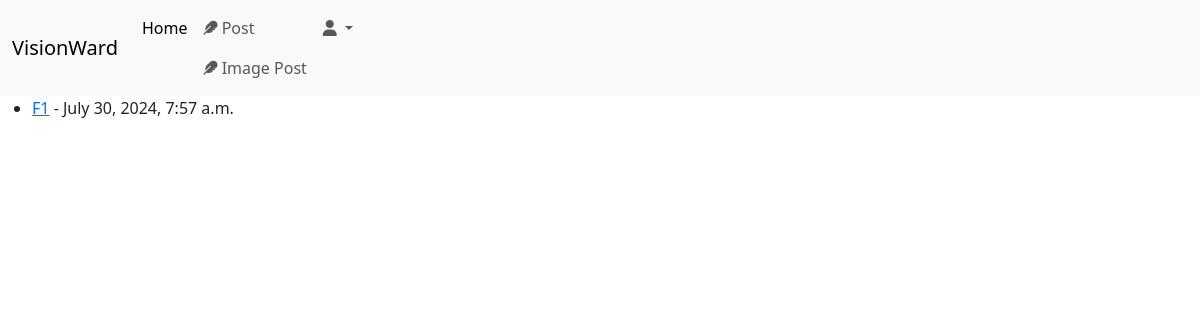
The page /user/dashboard/myposts/ (signed in) on the database as committed earlier.
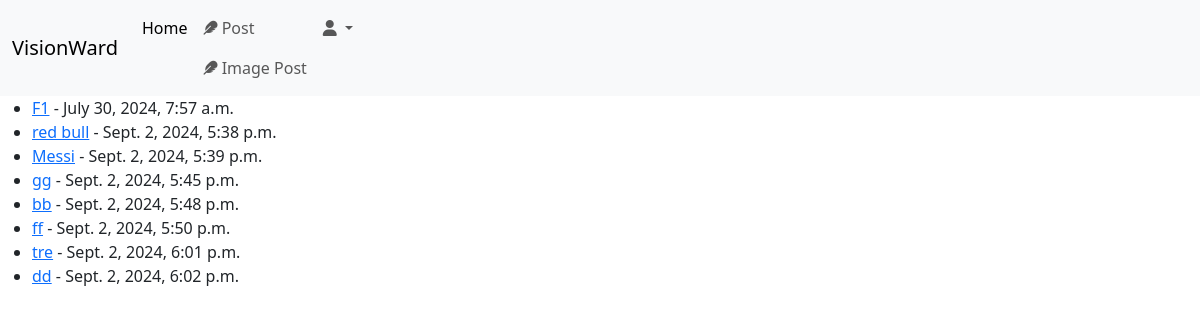
The same page on the database as committed later.
### thread_app/models.py (models this page shows, shortened)
class TimeStampedModel(models.Model):
	created_at = models.DateTimeField(auto_now_add=True)
	updated_at = models.DateTimeField(auto_now=True)
	class Meta:
		abstract = True

class ThreadModel(TimeStampedModel):
	title = models.CharField(max_length=100)
	description = models.TextField(max_length=1000, blank=True, null=True)
	image = models.ImageField(upload_to='photos/%Y/%m/%d/', blank=True, null=True)
	creator = models.ForeignKey(CustomUserAccountModel, on_delete=models.CASCADE)
	category = models.ForeignKey(CategoryModel, on_delete=models.SET_DEFAULT, default=None)
	tags = TaggableManager()

### user_app/views.py (the view)
# urls.py: path('dashboard/myposts/', UserThreadView.as_view(), name='user-threads'),
class UserThreadView(LoginRequiredMixin, ListView):
	model = ThreadModel
	template_name = 'user_template/user_threads.html'
	context_object_name = 'threads_user'
	login_url = 'login'
	def get_queryset(self):
		return ThreadModel.objects.filter(creator=self.request.user)

### templates/user_template/user_threads.html
{% extends 'home_page_template/base.html' %}{% block title %}My posts{% endblock %}
{% block content %}
    {% if threads_user %}
        <ul>
            {% for thread in threads_user %}
                <li>
                    <a href="{% url 'thread-detail' thread.pk %}">{{ thread.title }}</a> - {{ thread.created_at }}
                </li>
            {% endfor %}
        </ul>
    {% else %}
        <p>You have no posts.</p>
        <p>But you can create one <a href="{% url 'thread-create' %}">here</a></p>
    {% endif %}
{% endblock %}

### templates/home_page_template/base.html (shortened to what this page needs)
<!DOCTYPE html>
{% load static %}
<html lang="en">
<head>
    <link rel="stylesheet" href="https://cdn.jsdelivr.net/npm/bootstrap@5.3.3/dist/css/bootstrap.min.css">
    <link rel="stylesheet" href="https://cdnjs.cloudflare.com/ajax/libs/font-awesome/6.0.0/css/all.min.css">
    <link rel="stylesheet" href="{% static 'css/style.css' %}">
</head>
<body>
    {% include 'home_page_template/navbar.html' %}
    {% block content %} {% endblock %}
</body>
</html>

### templates/home_page_template/navbar.html (shortened to what this page needs)
<nav class="navbar navbar-expand-lg bg-body-tertiary">
    <div class="container-fluid">
        <a class="navbar-brand" href="{% url 'home-page' %}">VisionWard</a>
        <div class="collapse navbar-collapse" id="navbarNavDropdown">
            <ul class="navbar-nav">
                <li class="nav-item">
                    <a class="nav-link active" aria-current="page" href="{% url 'home-page' %}">Home</a>
                </li>
                {% if user.is_authenticated %}
                    <li class="nav-item">
                        <a class="nav-link" href="{% url 'thread-create' %}">
                            <i class="fa-solid fa-feather fa-sm"></i> Post
                        </a>
                        <a class="nav-link" href="{% url 'thread-image-create' %}">
                                <i class="fa-solid fa-feather fa-sm"></i> Image Post
                        </a>
                    </li>
                    <li class="nav-item dropdown">
                        <a class="nav-link dropdown-toggle" role="button" data-bs-toggle="dropdown"
                           aria-expanded="false">
                            <i class="fa-solid fa-user"></i>
                        </a>
                    </li>
                {% endif %}
            </ul>
        </div>
    </div>
</nav>

Rows that differ between the two databases and show on the page:
added ThreadModel: title "red bull", created_at "Sept. 2, 2024, 5:38 p.m."
added ThreadModel: title "Messi", created_at "Sept. 2, 2024, 5:39 p.m."
added ThreadModel: title "gg", created_at "Sept. 2, 2024, 5:45 p.m."
added ThreadModel: title "bb", created_at "Sept. 2, 2024, 5:48 p.m."
added ThreadModel: title "ff", created_at "Sept. 2, 2024, 5:50 p.m."
added ThreadModel: title "tre", created_at "Sept. 2, 2024, 6:01 p.m."
added ThreadModel: title "dd", created_at "Sept. 2, 2024, 6:02 p.m."
